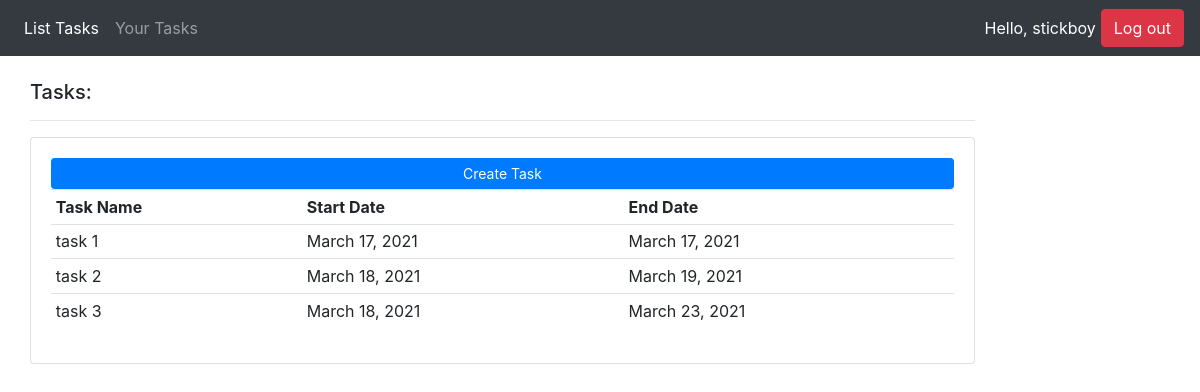
The app's page / (signed in) with its own data.
### taskApp/models.py (models this page shows, shortened)
class Task(models.Model):
    name = models.CharField(max_length=200, null=True)
    task_description = models.CharField(max_length=2000, null=True)
    start_date = models.DateField(auto_now_add=False, null=False)
    end_date = models.DateField(auto_now_add=False, null=False)

### taskApp/views.py (the view)
# urls.py: 2. Add a URL to urlpatterns:  path('', views.home, name='home')
@login_required(login_url='login')
def home(request):
    tasks = Task.objects.all()
    return render(request,'taskApp/list-task.html',{'tasks':tasks})

### taskApp/templates/taskApp/list-task.html (shortened to what this page needs)
{% extends 'taskApp/index.html' %}
{% block content %}
<br>
    <div class="col-md-10">
        <h5>Tasks:</h5>
        <hr>
        <div class="card card-body">
            <a class="btn btn-primary  btn-sm btn-block" href="">Create Task</a>
            <table class="table table-sm">
                <tr>
                    <th>Task Name</th>
                    <th>Start Date</th>
                    <th>End Date</th>
                </tr>
                {% for task in tasks %}
                    <tr>
                        <td>{{task.name}}</td>
                        <td>{{task.start_date}}</td>
                        <td>{{task.end_date}}</td>
                    </tr>
                {% endfor %}
            </table>
        </div>
    </div>
{% endblock content %}

### taskApp/templates/taskApp/index.html (shortened to what this page needs)
<!DOCTYPE html>
  <head>
    <link rel="stylesheet" href="https://stackpath.bootstrapcdn.com/bootstrap/4.3.1/css/bootstrap.min.css">
  </head>
  <body>
        {%  include 'taskApp/navbar.html' %}
        <main class="container-fluid">
        {% block content %}
        {% endblock content %}
         </main>
    </body>
   </html>

### taskApp/templates/taskApp/navbar.html (shortened to what this page needs)
<nav class="navbar navbar-expand-lg navbar-dark bg-dark">
  <div class="collapse navbar-collapse" id="navbarNav">
    <ul class="navbar-nav">
      <li class="nav-item active">
        <a class="nav-link" href="/">List Tasks</a>
      </li>
      <li class="nav-item">
        <a class="nav-link" href="your-tasks">Your Tasks</a>
      </li>
    </ul>
  </div>
  <span id='hello-msg'>Hello, {{request.user}}</span>
  <button type="button" class="btn btn-danger"><a href="{% url 'logout' %}">Log out</a></button>
</nav>

### taskApp/templates/taskApp/index.html (style rules this page uses)
#hello-msg { color:white; padding:5px; }
.btn a { text-decoration: none; color: white; }

### records on screen
Task: name "task 1", start_date "March 17, 2021", end_date "March 17, 2021"
Task: name "task 2", start_date "March 18, 2021", end_date "March 19, 2021"
Task: name "task 3", start_date "March 18, 2021", end_date "March 23, 2021"

### other values on screen
{{ request.user }} "stickboy"
